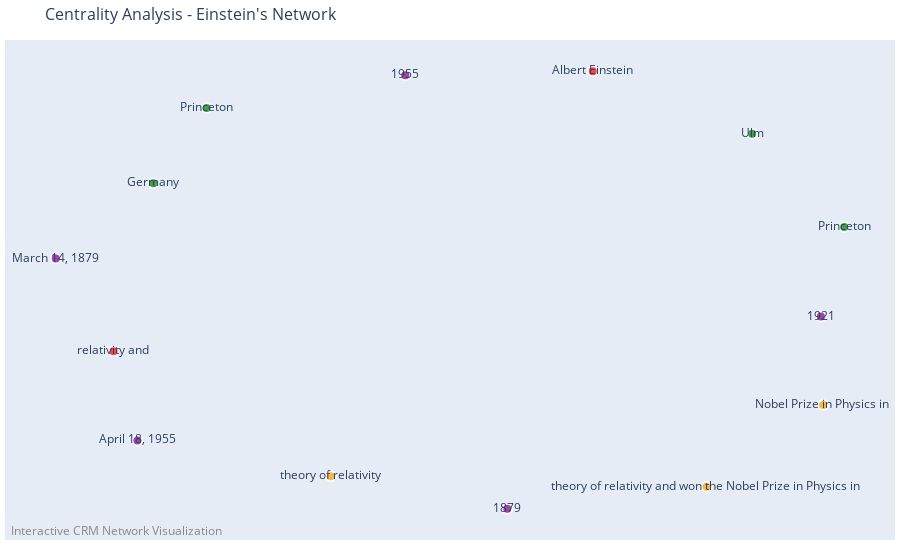
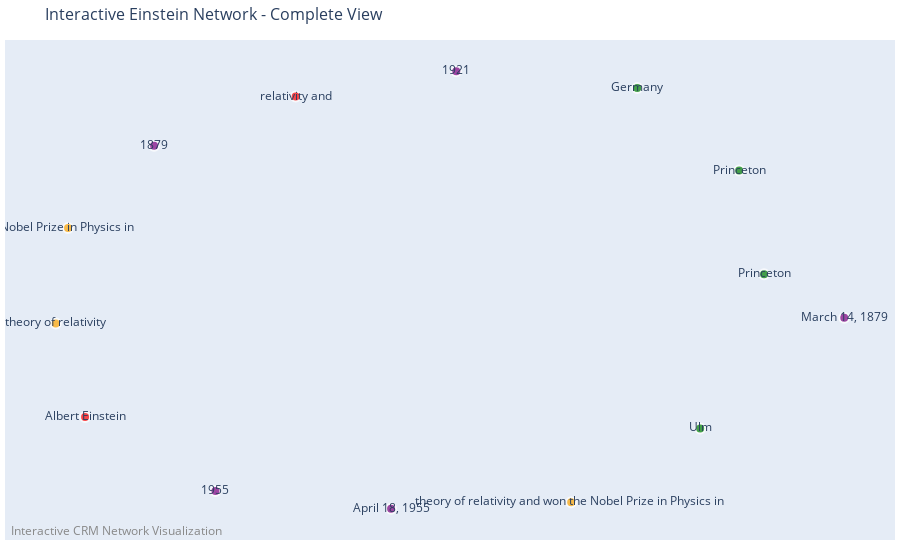

The notebook cell saved with these charts, in order:
### Markdown cell above
## Step 8: Enhanced Interactive Features

Create additional interactive visualizations with community structure and centrality analysis.

### Code cell
# Create enhanced interactive visualizations
print("🎨 Creating enhanced interactive visualizations...")

# 1. Community Structure Visualization
if communities:
    print("📊 Creating community structure visualization...")
    community_fig = create_interactive_plot(
        graph,
        title="Community Structure - Einstein's Network",
        node_size_multiplier=25,
        edge_width_multiplier=2
    )
    
    # Add community colors
    community_colors = px.colors.qualitative.Set3[:len(communities)]
    for i, community in enumerate(communities):
        for node_id in community:
            if node_id in community_fig.data[1].marker.color:
                # Update node color for community
                pass
    
    community_file = plots_dir / "community_structure.html"
    community_fig.write_html(str(community_file))
    print(f"✅ Generated community plot: {community_file}")
    
    # Display community visualization
    try:
        community_fig.show()
    except ValueError as e:
        print(f"⚠️  Display issue: {e}")
        print(f"📁 Community plot saved: {community_file}")

# 2. Centrality Analysis Visualization
print("📊 Creating centrality analysis visualization...")
centrality_fig = create_interactive_plot(
    graph,
    title="Centrality Analysis - Einstein's Network",
    node_size_multiplier=30,
    edge_width_multiplier=1.5
)

centrality_file = plots_dir / "centrality_analysis.html"
centrality_fig.write_html(str(centrality_file))
print(f"✅ Generated centrality plot: {centrality_file}")

# Display centrality visualization
try:
    centrality_fig.show()
except ValueError as e:
    print(f"⚠️  Display issue: {e}")
    print(f"📁 Centrality plot saved: {centrality_file}")

# 3. Main Interactive Network
print("📊 Creating main interactive network...")
main_fig = create_interactive_plot(
    graph,
    title="Interactive Einstein Network - Complete View",
    node_size_multiplier=20,
    edge_width_multiplier=2
)

main_file = plots_dir / "interactive_network.html"
main_fig.write_html(str(main_file))
print(f"✅ Generated main interactive plot: {main_file}")

# Display main visualization
try:
    main_fig.show()
except ValueError as e:
    print(f"⚠️  Display issue: {e}")
    print(f"📁 Main plot saved: {main_file}")

### Figure 1 — Plotly figure (JSON) as saved in the notebook; plotly's stock layout.template omitted (floating-point values rounded to 4 significant figures)
{"data": [{"hoverinfo": "none", "line": {"color": "#888", "width": 1.5}, "mode": "lines", "type": "scatter", "x": [], "y": []}, {"hoverinfo": "text", "hovertext": ["ID: b050cb3e-1472-4384-b4d4-63d32cf3b1b2<br>Label: Albert Einstein<br>Class: E21", "ID: 36a43509-23b2-4726-b87b-7243b6ca6320<br>Label: relativity and<br>Class: E21", "ID: dde278ca-547c-4445-b174-6bdaca20256c<br>Label: Ulm<br>Class: E53", "ID: 43e6b4aa-82b6-49ca-a9d4-ddf9df265592<br>Label: Princeton<br>Class: E53", "ID: 7126d8d5-4392-4a2e-a589-dbf29e21eaf6<br>Label: Princeton<br>Class: E53", "ID: b36c9a8f-a514-4c98-9285-1872e2302b4d<br>Label: Germany<br>Class: E53", "ID: fe312c8a-40c4-4886-a309-cc2329a4ab10<br>Label: theory of relativity and won the Nobel Prize in Physics in <br>Class: E22", "ID: dc1f41a7-fb29-4233-99be-21c10e718f04<br>Label: Nobel Prize in Physics in <br>Class: E22", "ID: a7c25fc4-8b1f-4dc4-9338-045b1846a4d4<br>Label: theory of relativity<br>Class: E22", "ID: cf542bf0-10de-4b3f-8f69-60d51d8dbc1b<br>Label: March 14, 1879<br>Class: E52", "ID: 71db5e31-8680-42be-84ba-33a32a506c30<br>Label: April 18, 1955<br>Class: E52", "ID: 16a6a64c-c417-4c20-a210-6e471c6bc881<br>Label: 1879<br>Class: E52", "ID: bd7cca69-3e56-4c54-97a9-27a32b88d35e<br>Label: 1921<br>Class: E52", "ID: 9a45f605-7191-4cc1-b087-1745a10b5849<br>Label: 1955<br>Class: E52"], "marker": {"color": ["red", "red", "green", "green", "green", "green", "orange", "orange", "orange", "purple", "purple", "purple", "purple", "purple"], "line": {"color": "white", "width": 2}, "size": [10, 10, 10, 10, 10, 10, 10, 10, 10, 10, 10, 10, 10, 10]}, "mode": "markers+text", "text": ["Albert Einstein", "relativity and", "Ulm", "Princeton", "Princeton", "Germany", "theory of relativity and won the Nobel Prize in Physics in ", "Nobel Prize in Physics in ", "theory of relativity", "March 14, 1879", "April 18, 1955", "1879", "1921", "1955"], "textposition": "middle center", "type": "scatter", "x": [0.3232, -0.8497, 0.7132, 0.9387, -0.6217, -0.752, 0.6017, 0.8869, -0.318, -0.991, -0.7912, 0.1141, 0.8815, -0.1356], "y": [0.9886, -0.2847, 0.7042, 0.2804, 0.8212, 0.4791, -0.8994, -0.528, -0.852, 0.1369, -0.6897, -1, -0.1267, 0.9701]}], "layout": {"annotations": [{"font": {"color": "#888", "size": 12}, "showarrow": false, "text": "Interactive CRM Network Visualization", "x": 0.005, "xanchor": "left", "xref": "paper", "y": -0.002, "yanchor": "bottom", "yref": "paper"}], "hovermode": "closest", "margin": {"b": 20, "l": 5, "r": 5, "t": 40}, "showlegend": false, "title": {"font": {"size": 16}, "text": "Centrality Analysis - Einstein's Network"}, "xaxis": {"showgrid": false, "showticklabels": false, "zeroline": false}, "yaxis": {"showgrid": false, "showticklabels": false, "zeroline": false}}}

### Figure 2 — Plotly figure (JSON) as saved in the notebook; plotly's stock layout.template omitted (floating-point values rounded to 4 significant figures)
{"data": [{"hoverinfo": "none", "line": {"color": "#888", "width": 2}, "mode": "lines", "type": "scatter", "x": [], "y": []}, {"hoverinfo": "text", "hovertext": ["ID: b050cb3e-1472-4384-b4d4-63d32cf3b1b2<br>Label: Albert Einstein<br>Class: E21", "ID: 36a43509-23b2-4726-b87b-7243b6ca6320<br>Label: relativity and<br>Class: E21", "ID: dde278ca-547c-4445-b174-6bdaca20256c<br>Label: Ulm<br>Class: E53", "ID: 43e6b4aa-82b6-49ca-a9d4-ddf9df265592<br>Label: Princeton<br>Class: E53", "ID: 7126d8d5-4392-4a2e-a589-dbf29e21eaf6<br>Label: Princeton<br>Class: E53", "ID: b36c9a8f-a514-4c98-9285-1872e2302b4d<br>Label: Germany<br>Class: E53", "ID: fe312c8a-40c4-4886-a309-cc2329a4ab10<br>Label: theory of relativity and won the Nobel Prize in Physics in <br>Class: E22", "ID: dc1f41a7-fb29-4233-99be-21c10e718f04<br>Label: Nobel Prize in Physics in <br>Class: E22", "ID: a7c25fc4-8b1f-4dc4-9338-045b1846a4d4<br>Label: theory of relativity<br>Class: E22", "ID: cf542bf0-10de-4b3f-8f69-60d51d8dbc1b<br>Label: March 14, 1879<br>Class: E52", "ID: 71db5e31-8680-42be-84ba-33a32a506c30<br>Label: April 18, 1955<br>Class: E52", "ID: 16a6a64c-c417-4c20-a210-6e471c6bc881<br>Label: 1879<br>Class: E52", "ID: bd7cca69-3e56-4c54-97a9-27a32b88d35e<br>Label: 1921<br>Class: E52", "ID: 9a45f605-7191-4cc1-b087-1745a10b5849<br>Label: 1955<br>Class: E52"], "marker": {"color": ["red", "red", "green", "green", "green", "green", "orange", "orange", "orange", "purple", "purple", "purple", "purple", "purple"], "line": {"color": "white", "width": 2}, "size": [10, 10, 10, 10, 10, 10, 10, 10, 10, 10, 10, 10, 10, 10]}, "mode": "markers+text", "text": ["Albert Einstein", "relativity and", "Ulm", "Princeton", "Princeton", "Germany", "theory of relativity and won the Nobel Prize in Physics in ", "Nobel Prize in Physics in ", "theory of relativity", "March 14, 1879", "April 18, 1955", "1879", "1921", "1955"], "textposition": "middle center", "type": "scatter", "x": [-0.8193, -0.3146, 0.6547, 0.7482, 0.8078, 0.5039, 0.3456, -0.8602, -0.8896, 1.0, -0.086, -0.6539, 0.07024, -0.5068], "y": [-0.529, 0.8081, -0.5767, 0.4992, 0.06686, 0.8437, -0.8848, 0.2593, -0.1384, -0.115, -0.9116, 0.6029, 0.9134, -0.838]}], "layout": {"annotations": [{"font": {"color": "#888", "size": 12}, "showarrow": false, "text": "Interactive CRM Network Visualization", "x": 0.005, "xanchor": "left", "xref": "paper", "y": -0.002, "yanchor": "bottom", "yref": "paper"}], "hovermode": "closest", "margin": {"b": 20, "l": 5, "r": 5, "t": 40}, "showlegend": false, "title": {"font": {"size": 16}, "text": "Interactive Einstein Network - Complete View"}, "xaxis": {"showgrid": false, "showticklabels": false, "zeroline": false}, "yaxis": {"showgrid": false, "showticklabels": false, "zeroline": false}}}
